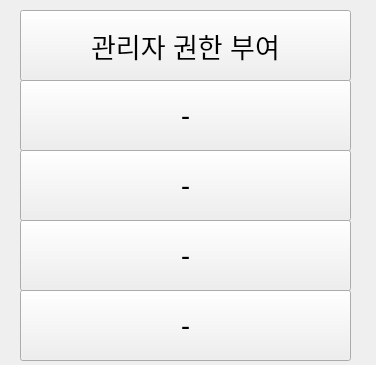
<?xml version="1.0" encoding="UTF-8"?>
<ui version="4.0">
 <class>Manager_window</class>
 <widget class="QWidget" name="Manager_window">
  <property name="geometry">
   <rect>
    <x>0</x>
    <y>0</y>
    <width>376</width>
    <height>365</height>
   </rect>
  </property>
  <property name="windowTitle">
   <string>Form</string>
  </property>
  <widget class="QPushButton" name="assignment">
   <property name="geometry">
    <rect>
     <x>20</x>
     <y>10</y>
     <width>331</width>
     <height>71</height>
    </rect>
   </property>
   <property name="font">
    <font>
     <pointsize>20</pointsize>
    </font>
   </property>
   <property name="text">
    <string>관리자 권한 부여</string>
   </property>
  </widget>
  <widget class="QPushButton" name="Recode">
   <property name="geometry">
    <rect>
     <x>20</x>
     <y>80</y>
     <width>331</width>
     <height>71</height>
    </rect>
   </property>
   <property name="font">
    <font>
     <pointsize>20</pointsize>
    </font>
   </property>
   <property name="text">
    <string>-</string>
   </property>
  </widget>
  <widget class="QPushButton" name="closed">
   <property name="geometry">
    <rect>
     <x>20</x>
     <y>290</y>
     <width>331</width>
     <height>71</height>
    </rect>
   </property>
   <property name="font">
    <font>
     <pointsize>20</pointsize>
    </font>
   </property>
   <property name="text">
    <string>-</string>
   </property>
  </widget>
  <widget class="QPushButton" name="Addition">
   <property name="geometry">
    <rect>
     <x>20</x>
     <y>150</y>
     <width>331</width>
     <height>71</height>
    </rect>
   </property>
   <property name="font">
    <font>
     <pointsize>20</pointsize>
    </font>
   </property>
   <property name="text">
    <string>-</string>
   </property>
  </widget>
  <widget class="QPushButton" name="note">
   <property name="geometry">
    <rect>
     <x>20</x>
     <y>220</y>
     <width>331</width>
     <height>71</height>
    </rect>
   </property>
   <property name="font">
    <font>
     <pointsize>20</pointsize>
    </font>
   </property>
   <property name="text">
    <string>-</string>
   </property>
  </widget>
 </widget>
 <resources/>
 <connections/>
</ui>
